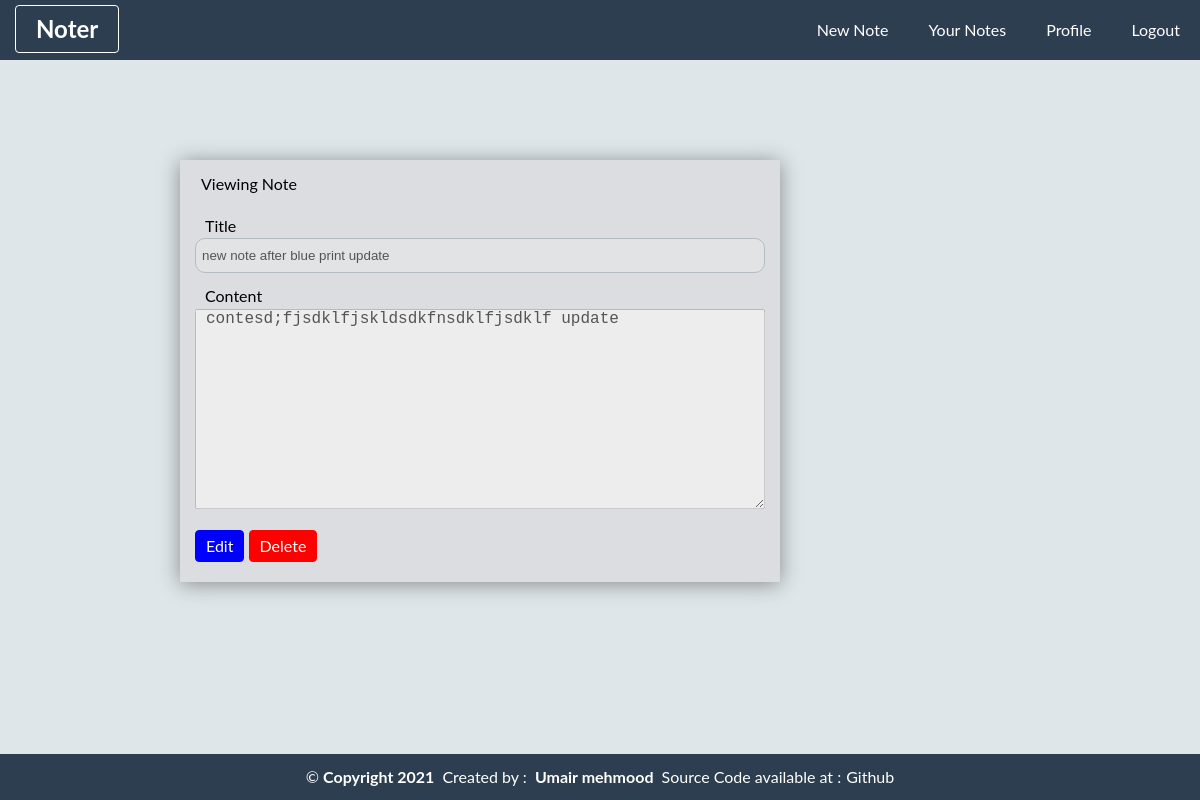
Page /note/view/2/new note after blue print update (signed in) on the committed database.
### core/models.py (models this page shows, shortened)
class Notes(db.Model):
	id = db.Column(db.Integer,primary_key=True)
	user_id = db.Column(db.Integer,db.ForeignKey('users.id'),nullable=False)
	title = db.Column(db.String(120),nullable=False)
	cd= db.Column(db.DateTime,nullable=False,default=datetime.utcnow)
	md= db.Column(db.DateTime,nullable=False,default=datetime.utcnow)
	content = db.Column(db.Text,nullable=False)

### core/notes/routs.py (the view)
@noter_notes.route('/note/view/<int:id>/<string:title>',methods=["POST","GET"])
def view_note(id,title):
	note=Notes.query.filter_by(id=id,title=title,user_id=current_user.id).first()
	if not note:
		return redirect(url_for('notes.notes'))
	return render_template('view_note.html',title = note.title,note=note)

### core/models.py (called while the page is built)
@login_manager.user_loader
def load_user(user_id):
	return Users.query.get(int(user_id))

### core/templates/view_note.html
{% extends "default.html"%}
{% block content%}
<div class="newnoteform">
			<form method="POST" action="#">
					<legend>Viewing Note</legend>
					<div class="formgroup">
					<label id="inputlabel">Title</label><br>
					<input type="title" name="notetitle" id="input" value="{{note.title}}" disabled>
				</div>
				<div class="formgroup">
					<label id="inputlabel">Content</label><br>
					<textarea id="textarea"  disabled>{{note.content}}</textarea>
				</div>
				<div class="formgroup">
					<div class="actions">
						<a class="action-btn btn-edit" href="{{url_for('notes.edit_note',id=note.id,title=note.title)}}">Edit</a>
						<a class="action-btn btn-delete" href="{{url_for('notes.delete_note',id=note.id,title=note.title)}}">Delete</a>
					</div>
				</div>
			</form>
		</div>
{% endblock content%}

### core/static/css/style.css (style rules this page uses)
* { padding: 0; margin:0; box-sizing: border-box; }
body { font-family: lato; line-height: 1.6; height: 100%; min-height: 100%; background: #dfe6e9; }
a { text-decoration: none; }
legend { margin-left: 10px; padding: 6px; }
.formgroup { margin: 10px; }
#input { outline: none; padding: 6px; outline: none; width: 100%; height: 35px; border-radius: 10px; border:1px solid #b2bec3; }
#inputlabel { display: inline-block; margin-left: 10px; }
.newnoteform { width: 50%; margin: 0 auto; position: absolute; padding: 5px; top:20%; left: 15%; box-shadow: 0 2px 20px rgba(0,0,0,0.4); background: #dcdde1; }
textarea { padding-left: 10px; font-size: 16px; max-width: 100%; width: 100%; height: 200px; max-height: 200px; overflow: scroll; }
.action-btn { color: #fff; display: inline-block; padding: 2px 10px; margin: 5px 0; border-radius: 4px; transition: .5s; }
.btn-delete { background: red; border: 1px solid red; }
.btn-edit { background: blue; border: 1px solid blue; }

### rows in the picture
Notes: notetitle "new note after blue print update", content "contesd;fjsdklfjskldsdkfnsdklfjsdklf update"
